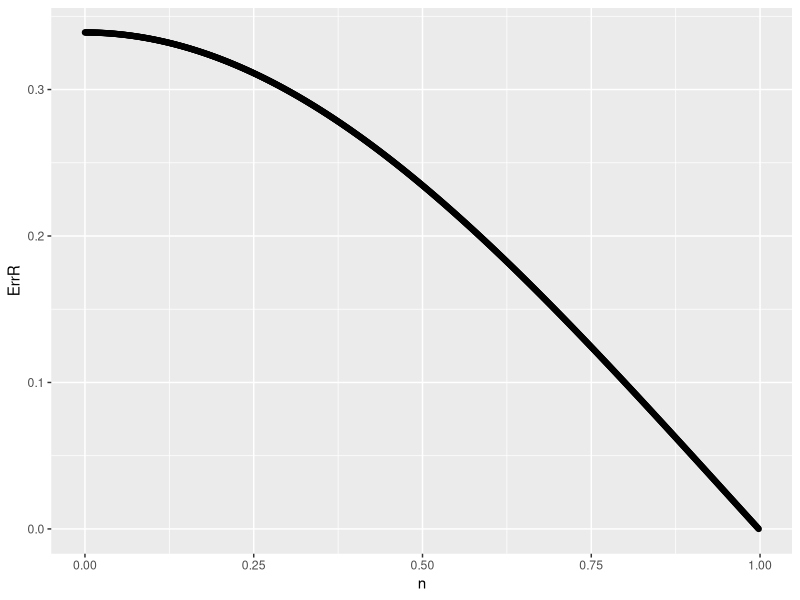

R code for this plot:

x = seq(0,1,10^-3)

y = 0

hat = c(rep(0,length(x)-2))
err = c(rep(0,length(x)-2))

for(i in 2:(length(x)-1)){
  a = x[i-1]
  b = x[i]
  d = (a+b) / 2
  y = y + (exp(-(d^2)))
  hat[i] = (exp(-(a^2)) + exp(-(b^2)) + 2*y) / (2*i)
  err[i] = abs(hat[i] - 0.7468241328124271) / 0.7468241328124271
}


library(ggplot2)

qplot(x = x[2:length(x)-2], y = err[2:length(err)]) +
  labs(x='n', y = 'ErrR')

